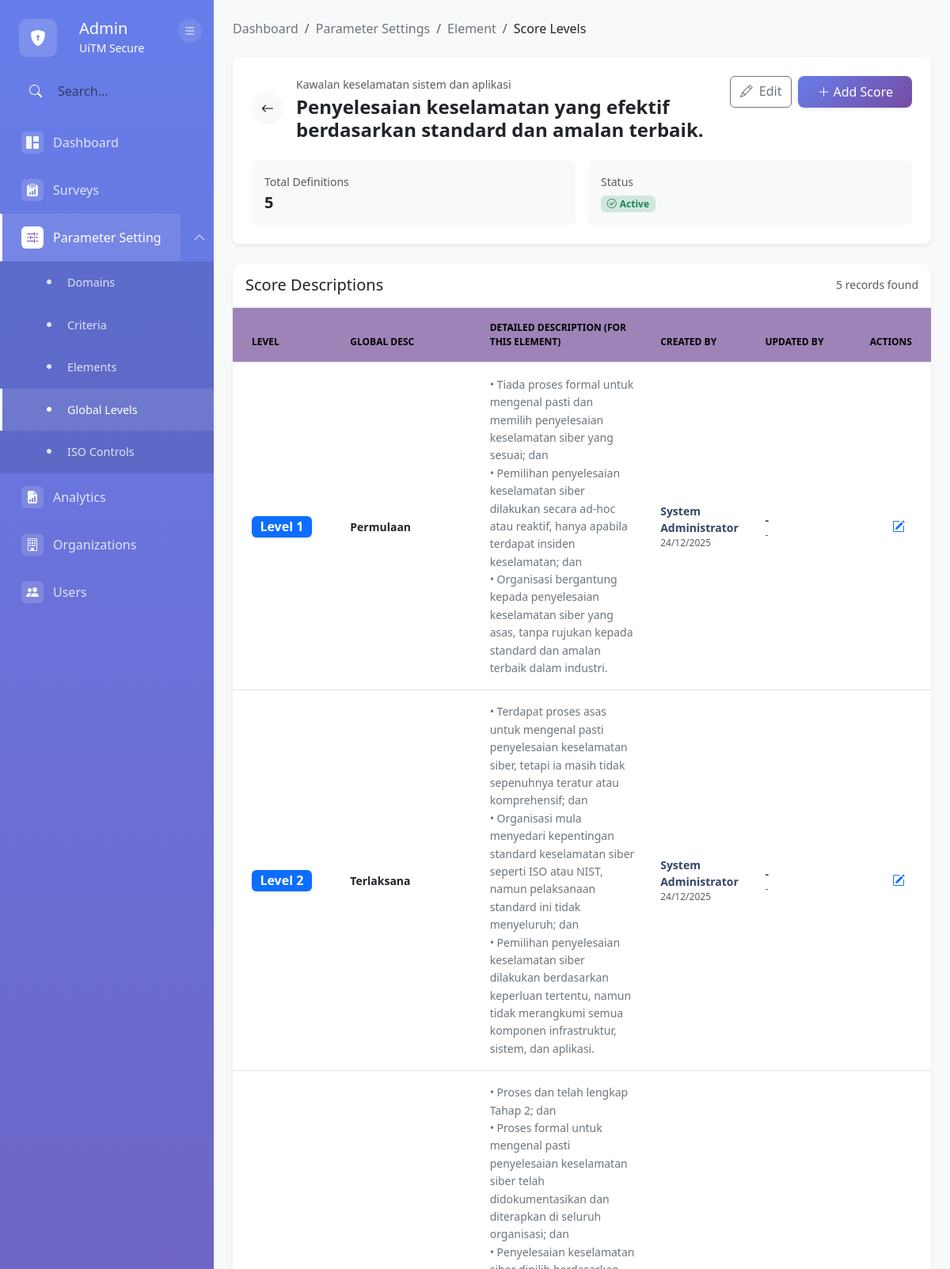
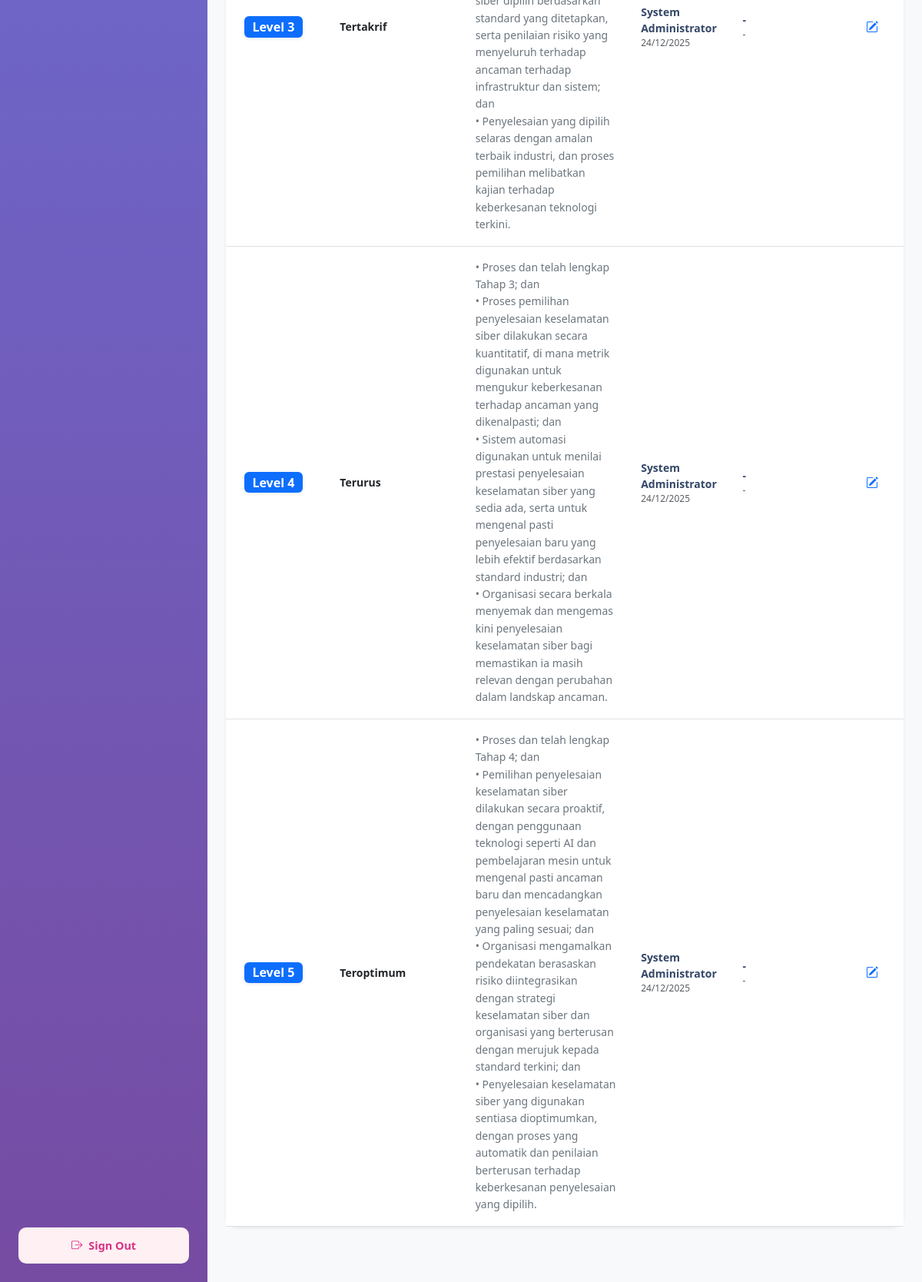
The app's page /modules/admin/score/index.php?element_id=AE037 (signed in) with its own data (2 pictures, top to bottom).
### tables this page shows
CREATE TABLE `element` (
  `element_ID` varchar(10) NOT NULL,
  `criteria_ID` varchar(10) DEFAULT NULL,
  `element_name` varchar(200) DEFAULT NULL,
  `input_id` varchar(10) DEFAULT NULL,
  `input_at` date DEFAULT NULL,
  `updated_id` varchar(10) DEFAULT NULL,
  `updated_at` date DEFAULT NULL,
  `status` enum('Active','Inactive') DEFAULT 'Active'
);

CREATE TABLE `criteria` (
  `criteria_ID` varchar(10) NOT NULL,
  `domain_ID` varchar(10) DEFAULT NULL,
  `criteria_name` varchar(100) NOT NULL,
  `input_id` varchar(10) DEFAULT NULL,
  `input_at` date DEFAULT NULL,
  `updated_id` varchar(10) DEFAULT NULL,
  `updated_at` date DEFAULT NULL,
  `status` enum('Active','Inactive') DEFAULT 'Active'
);

CREATE TABLE `score_element` (
  `se_ID` varchar(10) NOT NULL,
  `element_ID` varchar(10) DEFAULT NULL,
  `score_ID` varchar(10) DEFAULT NULL,
  `details` text DEFAULT NULL,
  `input_id` varchar(10) DEFAULT NULL,
  `input_at` date DEFAULT NULL,
  `updated_id` varchar(10) DEFAULT NULL,
  `updated_at` date DEFAULT NULL,
  `status` enum('Active','Inactive') DEFAULT 'Active'
);

CREATE TABLE `score` (
  `score_ID` varchar(10) NOT NULL,
  `score_level` int(11) DEFAULT NULL,
  `desc_level` varchar(50) DEFAULT NULL,
  `input_id` varchar(10) DEFAULT NULL,
  `input_at` date DEFAULT NULL,
  `updated_id` varchar(10) DEFAULT NULL,
  `updated_at` date DEFAULT NULL,
  `status` enum('Active','Inactive') DEFAULT 'Active'
);

CREATE TABLE `user` (
  `user_ID` int(11) NOT NULL,
  `primary_email` varchar(255) NOT NULL,
  `password` varchar(255) DEFAULT NULL,
  `google_sub_id` varchar(255) DEFAULT NULL,
  `full_name` varchar(255) NOT NULL,
  `department` varchar(50) DEFAULT NULL,
  `status` enum('Active','Inactive') NOT NULL DEFAULT 'Active',
  `email_verified` enum('Verified','Not Verified') NOT NULL DEFAULT 'Not Verified',
  `last_login` datetime DEFAULT NULL,
  `created_at` datetime DEFAULT current_timestamp(),
  `updated_at` datetime DEFAULT current_timestamp() ON UPDATE current_timestamp(),
  `user_organization` varchar(100) DEFAULT NULL,
  `user_position` varchar(100) DEFAULT NULL,
  `user_phone_company` varchar(20) DEFAULT NULL,
  `user_handphone_no` varchar(20) DEFAULT NULL
);

### src/config/database.php (called while the page is built, shortened)
<?php
class Database {
    private $host = DB_HOST;
    private $db_name = DB_NAME;
    private $username = DB_USER;
    private $password = DB_PASS;
    private $charset = DB_CHARSET;
    private $conn = null;
    public function getConnection() {
        if ($this->conn === null) {
            try {
                $dsn = "mysql:host={$this->host};dbname={$this->db_name};charset={$this->charset}";
                $options = [
                    PDO::ATTR_ERRMODE => PDO::ERRMODE_EXCEPTION,
                    PDO::ATTR_DEFAULT_FETCH_MODE => PDO::FETCH_ASSOC,
                    PDO::ATTR_EMULATE_PREPARES => false,
                    PDO::MYSQL_ATTR_INIT_COMMAND => "SET NAMES {$this->charset}"
                ];
                $this->conn = new PDO($dsn, $this->username, $this->password, $options);
                $this->conn->exec("SET time_zone = '+08:00'");
            } catch(PDOException $e) {
                error_log("Connection Error: " . $e->getMessage());
                die("Database connection failed. Please contact administrator.");
            }
        }
        return $this->conn;
    }
    public function query($sql, $params = []) {
        try {
            $stmt = $this->conn->prepare($sql);
            $stmt->execute($params);
            return $stmt;
        } catch(PDOException $e) {
            error_log("Query Error: " . $e->getMessage());
            throw new Exception("Database query failed: " . $e->getMessage());
        }
    }
    public function fetchAll($sql, $params = []) {
        $stmt = $this->query($sql, $params);
        return $stmt->fetchAll();
    }
    public function fetchOne($sql, $params = []) {
        $stmt = $this->query($sql, $params);
        return $stmt->fetch();
    }
}
?>

### src/modules/admin/score/index.php (the view, shortened to what this page needs)
<?php
$element_id = $_GET['element_id'] ?? null;
$db = new Database();
$element = $db->fetchOne("
    SELECT e.*, c.criteria_name, c.criteria_ID, d.domain_ID, d.domain_name
    FROM element e
    JOIN criteria c ON e.criteria_ID = c.criteria_ID
    JOIN domain d ON c.domain_ID = d.domain_ID
    WHERE e.element_ID = :id", [':id' => $element_id]);
$scores = $db->fetchAll("
    SELECT se.*,
           s.score_level,
           s.desc_level,
           u_create.full_name as input_username,
           u_update.full_name as updated_username
    FROM score_element se
    JOIN score s ON se.score_ID = s.score_ID
    LEFT JOIN user u_create ON se.input_id = u_create.user_ID
    LEFT JOIN user u_update ON se.updated_id = u_update.user_ID
    WHERE se.element_ID = :eid
    ORDER BY s.score_level ASC
", [':eid' => $element_id]);
$total_scores_defined = count($scores);
$element_status = $element['status'] ?? 'Active';
$criteria_name = $element['criteria_name'];
?>
<!DOCTYPE html>
<html lang="en">
<head>
    <link href="https://cdn.jsdelivr.net/npm/bootstrap@5.3.0/dist/css/bootstrap.min.css" rel="stylesheet">
    <link rel="stylesheet" href="https://cdn.jsdelivr.net/npm/bootstrap-icons@1.11.0/font/bootstrap-icons.css">
</head>
<body>
    <div class="container-fluid p-0 h-100">
        <div class="row g-0 h-100">
            <div class="col-md-2 col-lg-2 sidebar">
                <?php include_once __DIR__ . '/../../includes/admin_sidebar.php'; ?>
            </div>
            <div class="col-md-10 col-lg-10 main-content-wrapper">
                <div class="main-content px-4 py-4">
                    <nav aria-label="breadcrumb" class="mb-4">
                        <ol class="breadcrumb">
                            <li class="breadcrumb-item">
                                <a href="../dashboard.php" class="text-decoration-none text-secondary">Dashboard</a>
                            </li>
                            <li class="breadcrumb-item">
                                <a href="../parameter-settings.php" class="text-decoration-none text-secondary">Parameter Settings</a>
                            </li>
                            <li class="breadcrumb-item">
                                <a href="../element/index.php" class="text-decoration-none text-secondary">Element</a>
                            </li>
                            <li class="breadcrumb-item active text-dark" aria-current="page"
                                title="<?php echo htmlspecialchars($element['element_name']); ?>">Score Levels
                            </li>
                        </ol>
                    </nav>
<div class="bg-white rounded-3 shadow-sm p-4 mb-4">
    <div class="d-flex align-items-start justify-content-between gap-3 mb-4">
        <div class="d-flex align-items-center gap-3">
            <a href="../element/index.php"
               class="btn btn-light rounded-circle p-0 d-flex align-items-center justify-content-center flex-shrink-0"
               style="width: 40px; height: 40px;"
               title="Back to Criteria">
                <i class="bi bi-arrow-left"></i>
            </a>
            <div>
                <div class="text-muted small mb-1">
                    <?php echo htmlspecialchars($criteria_name); ?>
                </div>
                <h1 class="h4 fw-bold mb-0">
                    <?php echo htmlspecialchars($element['element_name']); ?>
                </h1>
            </div>
        </div>
        <div class="d-flex gap-2 flex-shrink-0">
            <a href="../element/edit-element.php?id=<?php echo urlencode($element_id); ?>"
               class="btn btn-outline-secondary">
                <i class="bi bi-pencil"></i>
                <span class="d-none d-sm-inline ms-1">Edit</span>
            </a>
            <a href="form-score.php?element_id=<?php echo $element_id; ?>"
              class="btn btn-primary shadow-sm px-4 py-2 rounded-3 d-flex align-items-center"
                               style="background: linear-gradient(135deg, #667eea 0%, #764ba2 100%); border: none;">
                <i class="bi bi-plus-lg"></i>
                <span class="d-none d-sm-inline ms-1">Add Score</span>
            </a>
        </div>
    </div>
    <div class="row g-3">
        <div class="col-sm-6">
            <div class="p-3 bg-light rounded-2">
                <div class="text-muted small mb-1">Total Definitions</div>
                <div class="h5 fw-bold mb-0"><?php echo $total_scores_defined; ?></div>
            </div>
        </div>
        <div class="col-sm-6">
            <div class="p-3 bg-light rounded-2">
                <div class="text-muted small mb-1">Status</div>
                <div class="fw-semibold">
                    <?php if ($element_status === 'Active'): ?>
                        <span class="badge bg-success-subtle text-success border-0">
                            <i class="bi bi-check-circle me-1"></i>Active
                        </span>
                    <?php else: ?>
                        <span class="badge bg-danger-subtle text-danger border-0">
                            <i class="bi bi-x-circle me-1"></i>Inactive
                        </span>
                    <?php endif; ?>
                </div>
            </div>
        </div>
    </div>
</div>
                    <div class="card border-0 shadow-sm rounded-4 mb-5">
                        <div class="card-header bg-white border-bottom py-3 rounded-top-4 d-flex justify-content-between align-items-center">
                            <h5 class="mb-0">Score Descriptions</h5>
                            <small class="text-muted"><?php echo count($scores); ?> records found</small>
                        </div>
                        <div class="table-responsive">
                            <table class="table table-hover align-middle mb-0">
                                <thead>
                                    <tr>
                                        <th class="ps-4" style="width: 15%;">Level</th>
                                        <th style="width: 20%;">Global Desc</th>
                                        <th>Detailed Description (For this Element)</th>
                                        <th style="width: 15%;">Created By</th>
                                        <th style="width: 15%;">Updated By</th>
                                        <th style="width: 10%;" class="text-end pe-4">Actions</th>
                                    </tr>
                                </thead>
                                <tbody>
                                    <?php if (empty($scores)): ?>
                                        <tr>
                                            <td colspan="6" class="text-center py-5">
                                                <div class="text-muted">
                                                    <i class="bi bi-journal-x display-4 d-block mb-2"></i>
                                                    No specific score descriptions added yet.
                                                    <a href="form-score.php?element_id=<?php echo $element_id; ?>">Add one now</a>.
                                                </div>
                                            </td>
                                        </tr>
                                    <?php else: ?>
                                        <?php foreach ($scores as $score): ?>
                                            <tr>
                                                <td class="ps-4">
                                                    <span class="badge bg-primary fs-6 shadow-sm">Level <?php echo $score['score_level']; ?></span>
                                                </td>
                                                <td class="fw-semibold text-dark">
                                                    <?php echo htmlspecialchars($score['desc_level']); ?>
                                                </td>
                                                <td>
                                                    <span class="d-block text-secondary" style="line-height: 1.6;">
                                                        <?php echo nl2br(htmlspecialchars($score['details'])); ?>
                                                    </span>
                                                </td>
                                                <td>
                                                    <div class="d-flex flex-column">
                                                        <span class="fw-bold-dark"><?php echo htmlspecialchars($score['input_username'] ?? 'System'); ?></span>
                                                        <span class="text-muted" style="font-size: 0.75rem;">
                                                            <?php
                                                            $inputDate = $score['input_at'] ?? $score['created_at'] ?? null;
                                                            echo !empty($inputDate) ? date('d/m/Y', strtotime($inputDate)) : '-';
                                                            ?>
                                                        </span>
                                                    </div>
                                                </td>
                                                <td>
                                                    <div class="d-flex flex-column">
                                                        <span class="fw-bold-dark"><?php echo htmlspecialchars($score['updated_username'] ?? '-'); ?></span>
                                                        <span class="text-muted" style="font-size: 0.75rem;">
                                                            <?php echo !empty($score['updated_at']) ? date('d/m/Y', strtotime($score['updated_at'])) : '-'; ?>
                                                        </span>
                                                    </div>
                                                </td>
                                                <td class="text-end pe-4">
                                                    <a href="form-score.php?element_id=<?php echo $element_id; ?>&se_id=<?php echo $score['se_ID']; ?>"
                                                    class="btn btn-sm btn-link text-primary px-2"
                                                    title="Edit">
                                                        <i class="bi bi-pencil-square fs-6"></i>
                                                    </a>
                                                </td>
                                            </tr>
                                        <?php endforeach; ?>
                                    <?php endif; ?>
                                </tbody>
                            </table>
                        </div>
                    </div>
                </div>
            </div>
        </div>
    </div>
</body>
</html>

### src/modules/admin/score/index.php (style rules this page uses)
html, body { height: 100%; margin: 0; padding: 0; overflow-x: hidden; background-color: #f8f9fa; }
.sidebar { position: fixed; top: 0; bottom: 0; left: 0; z-index: 100; padding: 0; }
.main-content-wrapper { margin-left: 16.66667%; width: 83.33333%; }
.card { border: none; border-radius: 16px; box-shadow: 0 4px 6px rgba(50, 50, 93, 0.11), 0 1px 3px rgba(0, 0, 0, 0.08); }
.table th { font-weight: 700; background-color: #9d83b7ff; border-bottom: 2px solid #f0f2f5; color: black; text-transform: uppercase; font-size: 0.75rem; padding: 1rem; }
.table td { padding: 1rem; vertical-align: middle; color: #67748e; font-size: 0.875rem; }
.fw-bold-dark { font-weight: 600; color: #344767; }

### src/modules/includes/admin_sidebar.php (style rules this page uses)
@media (min-width: 992px) { .sidebar { width: 270px !important; min-width: 270px !important; max-width: 270px !important; flex: 0 0 270px !important; transition: all 0.3s ease; } }
@media (min-width: 992px) { .main-content-wrapper { margin-left: 270px !important; width: calc(100% - 270px) !important; transition: all 0.3s ease; } }
.sidebar { position: fixed; top: 0; bottom: 0; left: 0; z-index: 1000; background: linear-gradient(180deg, #667eea 0%, #764ba2 100%); color: white; overflow-y: auto; overflow-x: hidden; padding-right: 0 !important; display: flex; flex-direction: column; }

### records on screen
element: criteria_ID.criteria_name "Kawalan keselamatan sistem dan aplikasi", element_name "Penyelesaian keselamatan yang efektif berdasarkan standard dan amalan terbaik."
score_element: score_ID.score_level "1", score_ID.desc_level "Permulaan", details "• Tiada proses formal untuk mengenal pasti dan memilih penyelesaian keselamatan siber yang sesuai; dan • Pemilihan penyelesaian keselamatan siber dilakukan secara ad-hoc atau reaktif, hanya apabila terdapat insiden keselamatan; dan • Organisasi bergantung kepada penyelesaian keselamatan siber yang asas, tanpa rujukan kepada standard dan amalan terbaik dalam industri.", user.full_name "System Administrator", input_at "24/12/2025", updated_username "-"
score_element: score_ID.score_level "2", score_ID.desc_level "Terlaksana", details "• Terdapat proses asas untuk mengenal pasti penyelesaian keselamatan siber, tetapi ia masih tidak sepenuhnya teratur atau komprehensif; dan • Organisasi mula menyedari kepentingan standard keselamatan siber seperti ISO atau NIST, namun pelaksanaan standard ini tidak menyeluruh; dan • Pemilihan penyelesaian keselamatan siber dilakukan berdasarkan keperluan tertentu, namun tidak merangkumi semua komponen infrastruktur, sistem, dan aplikasi.", user.full_name "System Administrator", input_at "24/12/2025", updated_username "-"
score_element: score_ID.score_level "3", score_ID.desc_level "Tertakrif", details "• Proses dan telah lengkap Tahap 2; dan • Proses formal untuk mengenal pasti penyelesaian keselamatan siber telah didokumentasikan dan diterapkan di seluruh organisasi; dan • Penyelesaian keselamatan siber dipilih berdasarkan standard yang ditetapkan, serta penilaian risiko yang menyeluruh terhadap ancaman terhadap infrastruktur dan sistem; dan • Penyelesaian yang dipilih selaras dengan amalan terbaik industri, dan proses pemilihan melibatkan kajian terhadap keberkesanan teknologi terkini.", user.full_name "System Administrator", input_at "24/12/2025", updated_username "-"
score_element: score_ID.score_level "4", score_ID.desc_level "Terurus", details "• Proses dan telah lengkap Tahap 3; dan • Proses pemilihan penyelesaian keselamatan siber dilakukan secara kuantitatif, di mana metrik digunakan untuk mengukur keberkesanan terhadap ancaman yang dikenalpasti; dan • Sistem automasi digunakan untuk menilai prestasi penyelesaian keselamatan siber yang sedia ada, serta untuk mengenal pasti penyelesaian baru yang lebih efektif berdasarkan standard industri; dan • Organisasi secara berkala menyemak dan mengemas kini penyelesaian keselamatan siber bagi memastikan ia masih relevan dengan perubahan dalam landskap ancaman.", user.full_name "System Administrator", input_at "24/12/2025", updated_username "-"
score_element: score_ID.score_level "5", score_ID.desc_level "Teroptimum", details "• Proses dan telah lengkap Tahap 4; dan • Pemilihan penyelesaian keselamatan siber dilakukan secara proaktif, dengan penggunaan teknologi seperti AI dan pembelajaran mesin untuk mengenal pasti ancaman baru dan mencadangkan penyelesaian keselamatan yang paling sesuai; dan • Organisasi mengamalkan pendekatan berasaskan risiko diintegrasikan dengan strategi keselamatan siber dan organisasi yang berterusan dengan merujuk kepada standard terkini; dan • Penyelesaian keselamatan siber yang digunakan sentiasa dioptimumkan, dengan proses yang automatik dan penilaian berterusan terhadap keberkesanan penyelesaian yang dipilih.", user.full_name "System Administrator", input_at "24/12/2025", updated_username "-"

### other values on screen
$total_scores_defined "5"
count($scores) "5"
